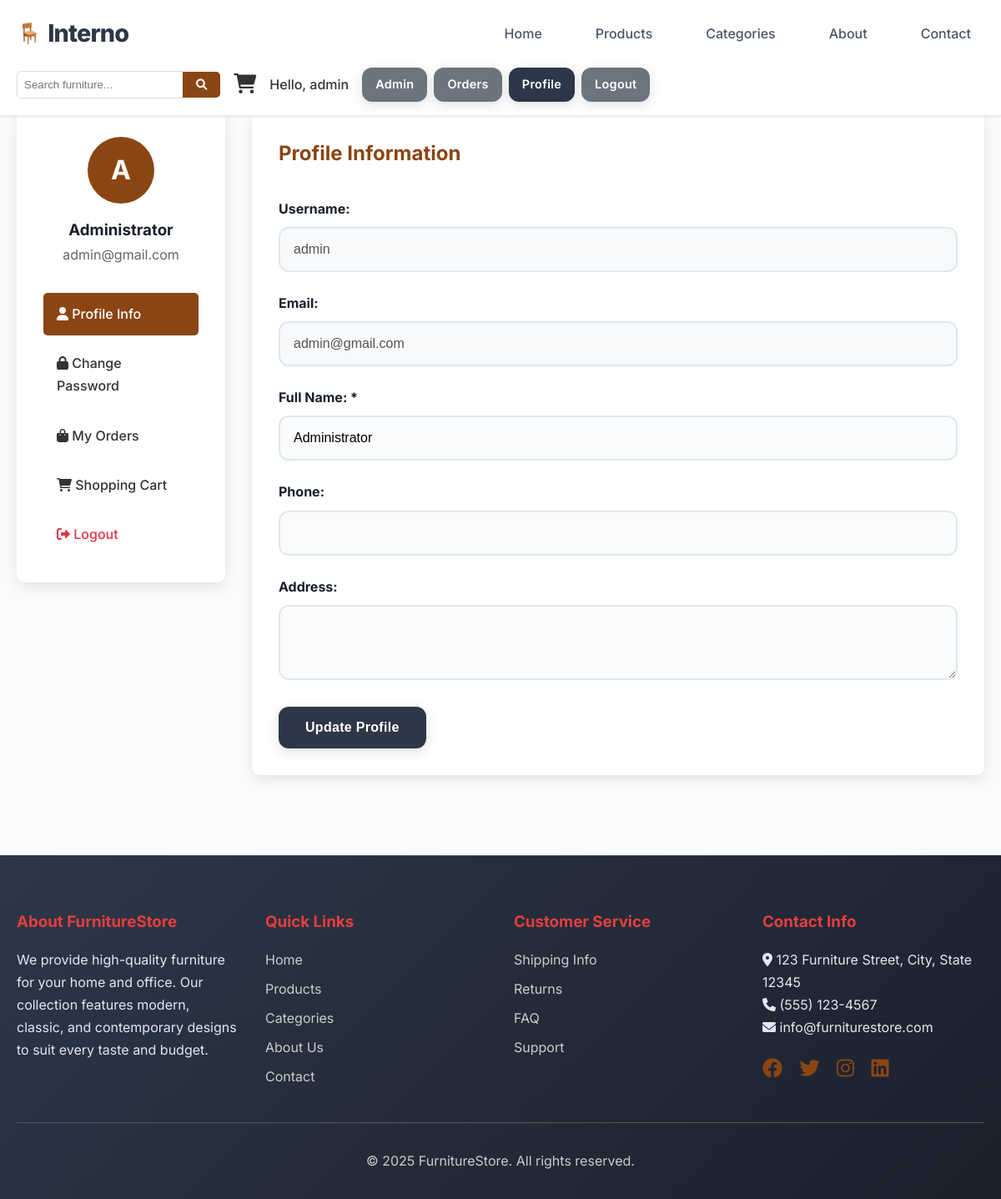
Screenshot of /user/profile.php (signed in) with the database file from the repository.
### tables this page shows
CREATE TABLE users (
    id INT AUTO_INCREMENT PRIMARY KEY,
    username VARCHAR(50) UNIQUE NOT NULL,
    email VARCHAR(100) UNIQUE NOT NULL,
    password VARCHAR(255) NOT NULL,
    full_name VARCHAR(100) NOT NULL,
    phone VARCHAR(20),
    address TEXT,
    role ENUM('user', 'admin') DEFAULT 'user',
    created_at TIMESTAMP DEFAULT CURRENT_TIMESTAMP
);

### user/profile.php (the view, shortened to what this page needs)
<?php
$database = new Database();
$db = $database->getConnection();
$query = "SELECT * FROM users WHERE id = ?";
$stmt = $db->prepare($query);
$stmt->execute([$_SESSION['user_id']]);
$user = $stmt->fetch(PDO::FETCH_ASSOC);
include dirname(__DIR__) . '/includes/header.php';
?>
<div class="container">
    <div class="profile-container">
        <div class="profile-sidebar">
            <div style="text-align: center; margin-bottom: 2rem;">
                <div class="profile-avatar">
                    <?php echo strtoupper(substr($user['full_name'], 0, 1)); ?>
                </div>
                <h3><?php echo htmlspecialchars($user['full_name']); ?></h3>
                <p style="color: #666;"><?php echo htmlspecialchars($user['email']); ?></p>
            </div>
            <nav style="list-style: none;">
                <a href="#profile" onclick="showTab('profile')" class="profile-tab active" style="display: block; padding: 0.75rem 1rem; color: #333; text-decoration: none; border-radius: 5px; margin-bottom: 0.5rem;">
                    <i class="fas fa-user"></i> Profile Info
                </a>
                <a href="#password" onclick="showTab('password')" class="profile-tab" style="display: block; padding: 0.75rem 1rem; color: #333; text-decoration: none; border-radius: 5px; margin-bottom: 0.5rem;">
                    <i class="fas fa-lock"></i> Change Password
                </a>
                <a href="#orders" onclick="showTab('orders')" class="profile-tab" style="display: block; padding: 0.75rem 1rem; color: #333; text-decoration: none; border-radius: 5px; margin-bottom: 0.5rem;">
                    <i class="fas fa-shopping-bag"></i> My Orders
                </a>
                <a href="../cart.php" style="display: block; padding: 0.75rem 1rem; color: #333; text-decoration: none; border-radius: 5px; margin-bottom: 0.5rem;">
                    <i class="fas fa-shopping-cart"></i> Shopping Cart
                </a>
                <a href="../logout.php" style="display: block; padding: 0.75rem 1rem; color: #dc3545; text-decoration: none; border-radius: 5px;">
                    <i class="fas fa-sign-out-alt"></i> Logout
                </a>
            </nav>
        </div>
        <div>
            <div id="profile-tab" class="tab-content">
                <div class="profile-content">
                    <h2 style="color: #8B4513; margin-bottom: 2rem;">Profile Information</h2>
                    <form method="POST">
                        <div class="form-group">
                            <label for="username">Username:</label>
                            <input type="text" id="username" value="<?php echo htmlspecialchars($user['username']); ?>" disabled style="background: #f8f9fa;">
                        </div>
                        <div class="form-group">
                            <label for="email">Email:</label>
                            <input type="email" id="email" value="<?php echo htmlspecialchars($user['email']); ?>" disabled style="background: #f8f9fa;">
                        </div>
                        <div class="form-group">
                            <label for="full_name">Full Name: *</label>
                            <input type="text" id="full_name" name="full_name" required value="<?php echo htmlspecialchars($user['full_name']); ?>">
                        </div>
                        <div class="form-group">
                            <label for="phone">Phone:</label>
                            <input type="tel" id="phone" name="phone" value="<?php echo htmlspecialchars($user['phone']); ?>">
                        </div>
                        <div class="form-group">
                            <label for="address">Address:</label>
                            <textarea id="address" name="address" rows="3"><?php echo htmlspecialchars($user['address']); ?></textarea>
                        </div>
                        <button type="submit" name="update_profile" class="btn">Update Profile</button>
                    </form>
                </div>
            </div>
        </div>
    </div>
</div>
<?php include dirname(__DIR__) . '/includes/footer.php'; ?>

### assets/css/style.css (style rules this page uses)
* { margin: 0; padding: 0; box-sizing: border-box; }
body { font-family: 'Inter', -apple-system, BlinkMacSystemFont, 'Segoe UI', Roboto, sans-serif; line-height: 1.7; color: #1a202c; font-size: 16px; font-weight: 400; background: #fafbfc; padding-top: 100px; }
.container { max-width: 1200px; margin: 0 auto; padding: 0 20px; }
nav a { text-decoration: none; color: #4a5568; font-weight: 500; padding: 0.5rem 1rem; border-radius: 8px; transition: all 0.2s ease; position: relative; }
nav a.active { color: #2d3748; background: rgba(45, 55, 72, 0.1); }
.btn { display: inline-flex; align-items: center; justify-content: center; padding: 16px 32px; background: #2d3748; color: white; text-decoration: none; border-radius: 12px; transition: all 0.2s ease; border: none; cursor: pointer; font-size: 1rem; font-weight: 600; letter-spacing: 0.3px; position: relative; box-shadow: 0 4px 14px rgba(45, 55, 72, 0.15); gap: 0.5rem; }
.form-group { margin-bottom: 1.5rem; }
.form-group label { display: block; margin-bottom: 0.5rem; font-weight: bold; }
.form-group input, .form-group textarea, .form-group select { width: 100%; padding: 1rem; border: 2px solid #e1e8ed; border-radius: 12px; font-size: 1rem; transition: all 0.3s ease; background: #fafbfc; }

### user/profile.php (style rules this page uses)
.profile-tab:hover, .profile-tab.active { background: #8B4513; color: white !important; }
.tab-content { animation: fadeIn 0.3s ease-in; }
.profile-container { display: grid; grid-template-columns: 250px 1fr; gap: 2rem; margin-top: 2rem; }
.profile-sidebar { background: white; padding: 2rem; border-radius: 10px; box-shadow: 0 5px 15px rgba(0,0,0,0.1); height: fit-content; }
.profile-avatar { width: 80px; height: 80px; background: #8B4513; border-radius: 50%; margin: 0 auto 1rem; display: flex; align-items: center; justify-content: center; color: white; font-size: 2rem; font-weight: bold; }
.profile-content { background: white; padding: 2rem; border-radius: 10px; box-shadow: 0 5px 15px rgba(0,0,0,0.1); }

### rows the page displays
users: full_name "A", full_name "Administrator", email "admin@gmail.com", username "admin"

### other values shown
$_SESSION['username'] "admin"
